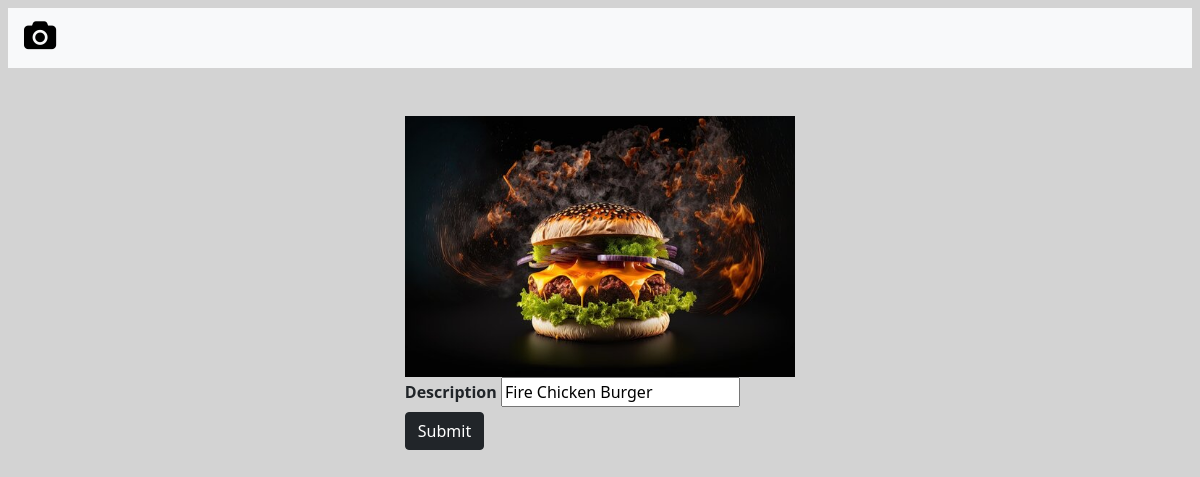
Page /photo/41/ on the committed database.
### Photo_Album_Application/models.py (models this page shows, shortened)
class Photo(models.Model):
    class Meta:
        verbose_name = 'Photo'
        verbose_name_plural = 'Photos'
    category = models.ForeignKey(
        Category, on_delete=models.SET_NULL, null=True, blank=True)
    image = models.ImageField(null=False, blank=False)
    description = models.TextField()

### Photo_Album_Application/views.py (the view)
# urls.py: path('photo/<str:pk>/', views.viewPhoto, name='photo'),
def viewPhoto(request, pk):
    photo = Photo.objects.get(id=pk)
    return render(request, 'photo.html', {'photo': photo})

### Photo_Album_Application/templates/photo.html (shortened to what this page needs)
<!DOCTYPE html>
<html>
<head>
    <link href="https://stackpath.bootstrapcdn.com/bootstrap/4.5.2/css/bootstrap.min.css" rel="stylesheet">
    <link rel="stylesheet" href="https://cdnjs.cloudflare.com/ajax/libs/font-awesome/4.7.0/css/font-awesome.min.css">
    <link href="https://cdn.jsdelivr.net/npm/bootstrap@5.0.0-beta1/dist/css/bootstrap.min.css" rel="stylesheet"
>
</head>
<body class="m-2">
    <nav class="navbar navbar-expand-lg navbar-light bg-light">
        <a class="navbar-brand" href="{% url 'gallery' %}"><i class="fa fa-camera" style="font-size:30px;color:black"></i></a>
    </nav>
    <div class="container">
        <div class="row justify-content-center">
            <div class="col my-5">
                    <form method="post" action="/updatephoto/">
                <div style="height: 80vh">
                    <img style="max-width: 100%; max-height: 100%;" src="{{photo.image.url}}">
                    <br>
                    <label for="description"><b>Description</b></label>
                    <input type="text" placeholder="description" name="description" required value="{{photo.description}}">
                    <button type="submit" class="btn btn-dark">Submit</button>
                </div>
                </form>
                </div>
            </div>
        </div>
</body>
</html>

### Photo_Album_Application/templates/photo.html (style rules this page uses)
body { background-color: lightgrey; }
.container { width: 35%; height: 35%; overflow: hidden; }

### rows in the picture
Photo: image (picture), description "Fire Chicken Burger"
